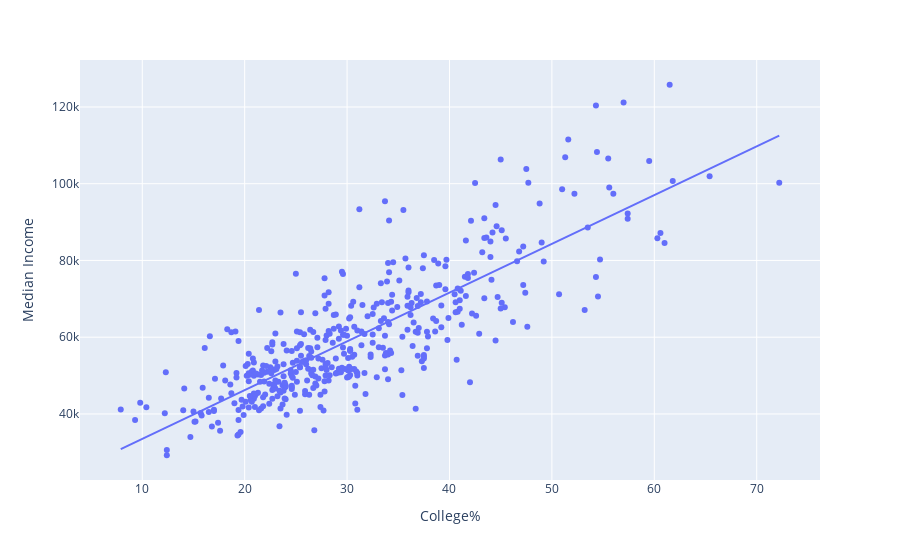

The notebook cell saved with this chart:
### Markdown cell above
px.scatter(df, x = x_column, y = y_column, trendline = 'ols')
<br> 'ols' stands for ordinary least squares

### Code cell
px.scatter(demographics, x= 'College%', y = 'Median Income', trendline = 'ols')

### Figure 1 — Plotly figure (JSON) as saved in the notebook; plotly's stock layout.template omitted (floating-point values rounded to 4 significant figures; data arrays with more than 128 entries replaced by an {"elided": "..."} marker saying what was removed)
{"data": [{"hovertemplate": "College%=%{x}<br>Median Income=%{y}<extra></extra>", "legendgroup": "", "marker": {"color": "#636efa", "symbol": "circle"}, "mode": "markers", "name": "", "orientation": "v", "showlegend": false, "type": "scatter", "x": {"elided": "435 float values"}, "xaxis": "x", "y": {"elided": "435 int values"}, "yaxis": "y"}, {"hovertemplate": "<b>OLS trendline</b><br>Median Income = 1270.7 * College% + 20802.6<br>R<sup>2</sup>=0.669885<br><br>College%=%{x}<br>Median Income=%{y} <b>(trend)</b><extra></extra>", "legendgroup": "", "marker": {"color": "#636efa", "symbol": "circle"}, "mode": "lines", "name": "", "showlegend": false, "type": "scatter", "x": {"elided": "435 float values"}, "xaxis": "x", "y": {"elided": "435 float values"}, "yaxis": "y"}], "layout": {"autosize": true, "legend": {"tracegroupgap": 0}, "margin": {"t": 60}, "xaxis": {"anchor": "y", "autorange": true, "domain": [0, 1], "range": [3.96, 76.14], "title": {"text": "College%"}, "type": "linear"}, "yaxis": {"anchor": "x", "autorange": true, "domain": [0, 1], "range": [21760.0, 133300.0], "title": {"text": "Median Income"}, "type": "linear"}}}
